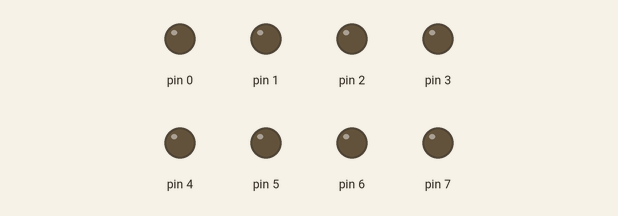
Bench run of a sketch on a simulated Arduino Uno, built with avr-gcc and run on an emulated ATmega328P. Shown: output pins drawn as LEDs (lit = HIGH).

Above: at 0.24 s.
At 5.16 s:
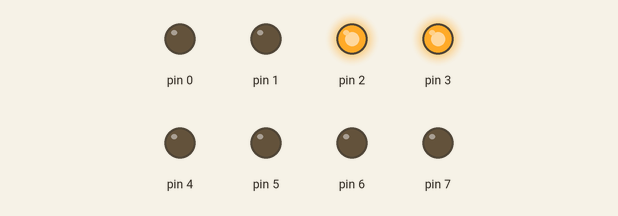
At 10.07 s:
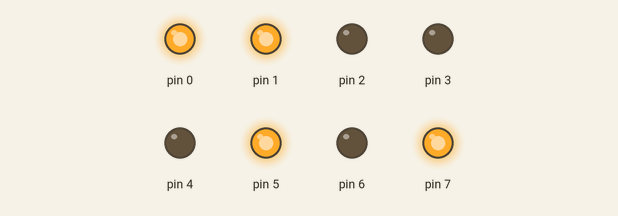
At 19.9 s:
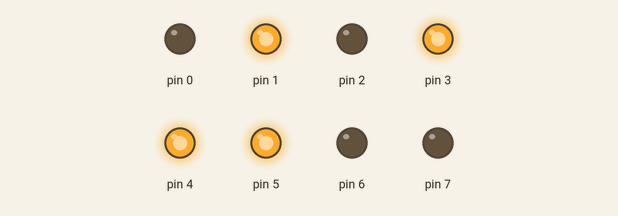
At 29.73 s:
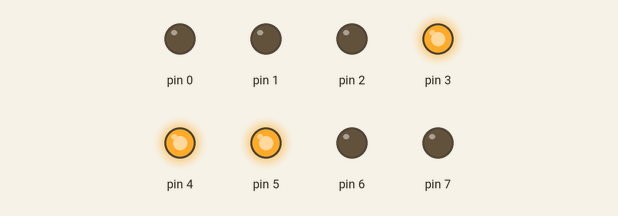
At 39.56 s:
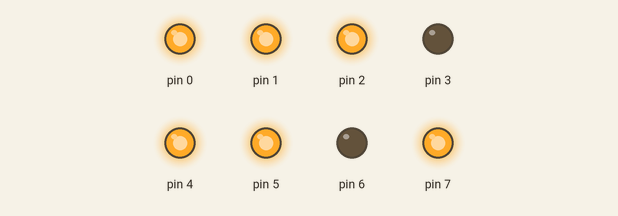
Timing chart, 0 to 40.0 s (numbered marks = the images above):
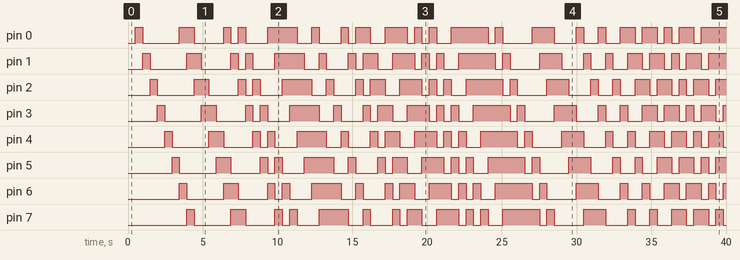

The sketch:

PseudoRandomLauflicht.ino
```cpp
// (licence header left out)
#include <avr/io.h>
#include <avr/interrupt.h>

#define LED_PORT PORTD

// Variables for pseudo random functionaltiy
uint8_t start=1, xor_result = 0, xor1, xor2;
// Variable for timer interrupt
int i = 1;

void timer0_init(void){
    TIMSK0 = (1 << TOIE0); // Enable timer0 interrupt overflow
    TCCR0B = ((1<<CS02)|(1<<CS00)); // Prescaler 1024
    }

ISR (TIMER0_OVF_vect){
    i++;

    if (i > 30) // Sets speed
    {
      // Pseudo random functionality
      PORTD = start; // set start point to 1
      xor1 = (0x40 & start) >>6; // check xor input at 6th pin
      xor2 = (0x20 & start) >>5; // check xor input at 5th pin

      xor_result = xor1 ^ xor2; // connect xor1 and xor2

      if (xor_result == 0){
          start = start << 1; // If result it 0, only shift
          }
      if (xor_result == 1){
          start = (start << 1) + xor_result; // If result ist 1, shift and add 1
          }

      i = 1;
    }
}

int main(void){

DDRD = 0xff; // Output all segments
PORTD =0x00; // First all LEDs off

timer0_init(); // Set up the timer0

sei(); // Enable interrupts

  while(1){
      // Thank you and good night...
  }
return 0;
}
```

Measured:
- by itself, pin 0: LOW → HIGH at 0.49 s, → LOW 0.49 s later, → HIGH 2.5 s later, → LOW 0.98 s later, … (41 changes in this stretch)
- by itself, pin 1: LOW → HIGH at 0.98 s, → LOW 0.49 s later, → HIGH 2.5 s later, → LOW 0.98 s later, … (41 changes in this stretch)
- by itself, pin 2: LOW → HIGH at 1.5 s, → LOW 0.49 s later, → HIGH 2.5 s later, → LOW 0.98 s later, … (41 changes in this stretch)
- by itself, pin 3: LOW → HIGH at 2.0 s, → LOW 0.49 s later, → HIGH 2.5 s later, → LOW 0.98 s later, … (41 changes in this stretch)
- by itself, pin 4: LOW → HIGH at 2.5 s, → LOW 0.49 s later, → HIGH 2.5 s later, → LOW 0.98 s later, … (40 changes in this stretch)
- by itself, pin 5: LOW → HIGH at 2.9 s, → LOW 0.49 s later, → HIGH 2.5 s later, → LOW 0.98 s later, … (39 changes in this stretch)
- by itself, pin 6: LOW → HIGH at 3.4 s, → LOW 0.49 s later, → HIGH 2.5 s later, → LOW 0.98 s later, … (39 changes in this stretch)
- by itself, pin 7: LOW → HIGH at 3.9 s, → LOW 0.49 s later, → HIGH 2.5 s later, → LOW 0.98 s later, … (38 changes in this stretch)
